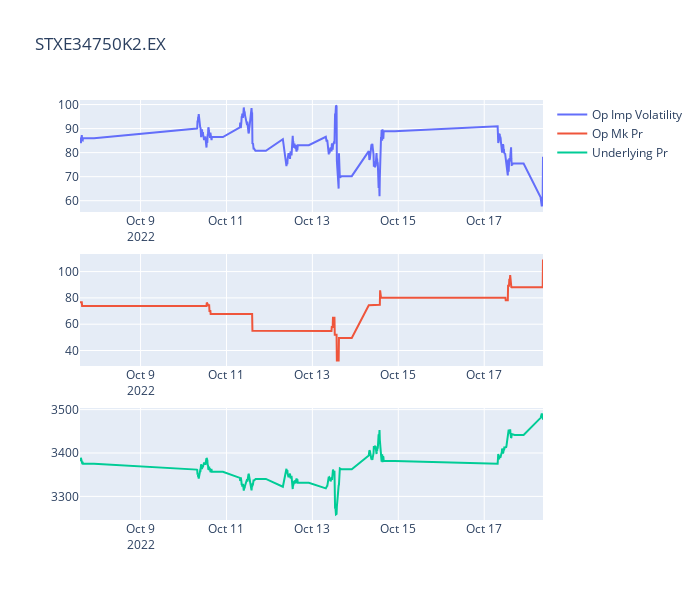

Notebook source saved alongside this figure:
### Code cell
fig = make_subplots(rows=3, cols=1)

fig.add_trace(go.Scatter(x=IPADf.index, y=IPADf.Volatility, name='Op Imp Volatility'), row=1, col=1)
fig.add_trace(go.Scatter(x=IPADf.index, y=IPADf.MarketValueInDealCcy, name='Op Mk Pr'), row=2, col=1)
fig.add_trace(go.Scatter(x=IPADf.index, y=IPADf.UnderlyingPrice, name='Underlying Pr'), row=3, col=1)


fig.update(layout_xaxis_rangeslider_visible=False)
fig.update_layout(title=IPADf.columns.name)
fig.update_layout(
    autosize=False,
    # width=1400,
    height=600)
fig.show()

### Figure 1 — Plotly figure (JSON) as saved in the notebook; plotly's stock layout.template omitted (floating-point values rounded to 4 significant figures; data arrays with more than 128 entries replaced by an {"elided": "..."} marker saying what was removed)
{"data": [{"name": "Op Imp Volatility", "type": "scatter", "x": {"elided": "585 str values"}, "xaxis": "x", "y": {"elided": "585 float values"}, "yaxis": "y"}, {"name": "Op Mk Pr", "type": "scatter", "x": {"elided": "585 str values"}, "xaxis": "x2", "y": {"elided": "585 float values"}, "yaxis": "y2"}, {"name": "Underlying Pr", "type": "scatter", "x": {"elided": "585 str values"}, "xaxis": "x3", "y": {"elided": "585 float values"}, "yaxis": "y3"}], "layout": {"autosize": false, "height": 600, "title": {"text": "STXE34750K2.EX"}, "width": 700, "xaxis": {"anchor": "y", "autorange": true, "domain": [0, 1], "range": ["2022-10-07 14:10", "2022-10-18 08:50"], "rangeslider": {"visible": false, "yaxis": {}}, "type": "date"}, "xaxis2": {"anchor": "y2", "autorange": true, "domain": [0, 1], "range": ["2022-10-07 14:10", "2022-10-18 08:50"], "type": "date"}, "xaxis3": {"anchor": "y3", "autorange": true, "domain": [0, 1], "range": ["2022-10-07 14:10", "2022-10-18 08:50"], "type": "date"}, "yaxis": {"anchor": "x", "autorange": true, "domain": [0.7333, 1], "range": [55.3, 101.9], "type": "linear"}, "yaxis2": {"anchor": "x2", "autorange": true, "domain": [0.3667, 0.6333], "range": [28.24, 113.4], "type": "linear"}, "yaxis3": {"anchor": "x3", "autorange": true, "domain": [0, 0.2667], "range": [3246.0, 3504.0], "type": "linear"}}}
